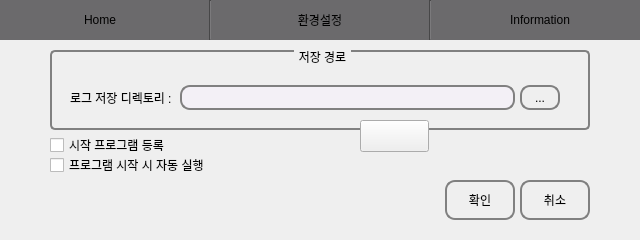
<?xml version="1.0" encoding="UTF-8"?>
<ui version="4.0">
 <class>MainWindow</class>
 <widget class="QMainWindow" name="MainWindow">
  <property name="geometry">
   <rect>
    <x>0</x>
    <y>0</y>
    <width>640</width>
    <height>240</height>
   </rect>
  </property>
  <property name="minimumSize">
   <size>
    <width>640</width>
    <height>240</height>
   </size>
  </property>
  <property name="maximumSize">
   <size>
    <width>640</width>
    <height>240</height>
   </size>
  </property>
  <property name="windowTitle">
   <string>FarmLogAgent</string>
  </property>
  <widget class="QWidget" name="centralwidget">
   <widget class="QPushButton" name="btn_home_">
    <property name="geometry">
     <rect>
      <x>0</x>
      <y>0</y>
      <width>200</width>
      <height>40</height>
     </rect>
    </property>
    <property name="sizePolicy">
     <sizepolicy hsizetype="Fixed" vsizetype="Fixed">
      <horstretch>0</horstretch>
      <verstretch>0</verstretch>
     </sizepolicy>
    </property>
    <property name="styleSheet">
     <string notr="true">QPushButton#btn_home_ {
    border: 0px;
	background-color: rgb(107, 106, 108);
}

QPushButton#btn_home_:hover {
    background-color: rgb(130, 130, 130)
}

QPushButton#btn_home_:pressed {
    background-color: rgb(169, 167, 171);
}</string>
    </property>
    <property name="text">
     <string>Home</string>
    </property>
   </widget>
   <widget class="QPushButton" name="btn_path_">
    <property name="geometry">
     <rect>
      <x>220</x>
      <y>0</y>
      <width>200</width>
      <height>40</height>
     </rect>
    </property>
    <property name="sizePolicy">
     <sizepolicy hsizetype="Fixed" vsizetype="Fixed">
      <horstretch>0</horstretch>
      <verstretch>0</verstretch>
     </sizepolicy>
    </property>
    <property name="styleSheet">
     <string notr="true">QPushButton#btn_path_ {
    border: 0px;
	background-color: rgb(107, 106, 108);
}

QPushButton#btn_path_:hover {
   background-color: rgb(130, 130, 130)
}

QPushButton#btn_path_:pressed {
    background-color: rgb(169, 167, 171);
}</string>
    </property>
    <property name="text">
     <string>환경설정</string>
    </property>
   </widget>
   <widget class="QLabel" name="lbl_image_">
    <property name="enabled">
     <bool>true</bool>
    </property>
    <property name="geometry">
     <rect>
      <x>0</x>
      <y>40</y>
      <width>640</width>
      <height>173</height>
     </rect>
    </property>
    <property name="minimumSize">
     <size>
      <width>640</width>
      <height>173</height>
     </size>
    </property>
    <property name="maximumSize">
     <size>
      <width>640</width>
      <height>173</height>
     </size>
    </property>
    <property name="lineWidth">
     <number>0</number>
    </property>
    <property name="text">
     <string/>
    </property>
   </widget>
   <widget class="QGroupBox" name="grp_path_">
    <property name="geometry">
     <rect>
      <x>50</x>
      <y>50</y>
      <width>540</width>
      <height>80</height>
     </rect>
    </property>
    <property name="sizePolicy">
     <sizepolicy hsizetype="Fixed" vsizetype="Fixed">
      <horstretch>0</horstretch>
      <verstretch>0</verstretch>
     </sizepolicy>
    </property>
    <property name="styleSheet">
     <string notr="true">QGroupBox {
    border: 2px solid gray;
    border-radius: 5px;
    margin-top: 1ex; /* leave space at the top for the title */
}

QGroupBox::title {
    subcontrol-origin: margin;
    subcontrol-position: top center; /* position at the top center */
    padding: 0 3px;
}</string>
    </property>
    <property name="title">
     <string>저장 경로</string>
    </property>
    <property name="flat">
     <bool>true</bool>
    </property>
    <property name="checkable">
     <bool>false</bool>
    </property>
    <widget class="QLabel" name="lbl_path_">
     <property name="geometry">
      <rect>
       <x>20</x>
       <y>35</y>
       <width>105</width>
       <height>25</height>
      </rect>
     </property>
     <property name="sizePolicy">
      <sizepolicy hsizetype="Fixed" vsizetype="Fixed">
       <horstretch>0</horstretch>
       <verstretch>0</verstretch>
      </sizepolicy>
     </property>
     <property name="text">
      <string>로그 저장 디렉토리 :</string>
     </property>
    </widget>
    <widget class="QLineEdit" name="ed_path_">
     <property name="enabled">
      <bool>true</bool>
     </property>
     <property name="geometry">
      <rect>
       <x>130</x>
       <y>35</y>
       <width>335</width>
       <height>25</height>
      </rect>
     </property>
     <property name="sizePolicy">
      <sizepolicy hsizetype="Fixed" vsizetype="Fixed">
       <horstretch>0</horstretch>
       <verstretch>0</verstretch>
      </sizepolicy>
     </property>
     <property name="font">
      <font>
       <italic>true</italic>
      </font>
     </property>
     <property name="styleSheet">
      <string notr="true">border: 2px solid gray;
border-radius: 10px;
color: black;
background-color: rgb(243, 240, 246)
</string>
     </property>
     <property name="readOnly">
      <bool>true</bool>
     </property>
    </widget>
    <widget class="QToolButton" name="btn_dot_">
     <property name="geometry">
      <rect>
       <x>470</x>
       <y>35</y>
       <width>40</width>
       <height>25</height>
      </rect>
     </property>
     <property name="styleSheet">
      <string notr="true">QToolButton#btn_dot_ {
    border: 2px solid gray;
    border-radius: 10px;
}

QToolButton#btn_dot_:hover {
    border: 2px solid gray;
    border-radius: 10px;
    background-color: rgb(107, 106, 108);
}

QToolButton#btn_dot_:pressed {
    border: 2px solid gray;
    border-radius: 10px;
    background-color: rgb(169, 167, 171);
}</string>
     </property>
     <property name="text">
      <string>...</string>
     </property>
    </widget>
   </widget>
   <widget class="QPushButton" name="btn_cancle_">
    <property name="geometry">
     <rect>
      <x>520</x>
      <y>180</y>
      <width>70</width>
      <height>40</height>
     </rect>
    </property>
    <property name="sizePolicy">
     <sizepolicy hsizetype="Fixed" vsizetype="Fixed">
      <horstretch>0</horstretch>
      <verstretch>0</verstretch>
     </sizepolicy>
    </property>
    <property name="styleSheet">
     <string notr="true">QPushButton#btn_cancle_ {
    border: 2px solid gray;
    border-radius: 10px;
}

QPushButton#btn_cancle_:hover {
    border: 2px solid gray;
    border-radius: 10px;
    background-color: rgb(107, 106, 108);
}

QPushButton#btn_cancle_:pressed {
    border: 2px solid gray;
    border-radius: 10px;
    background-color: rgb(169, 167, 171);
}</string>
    </property>
    <property name="text">
     <string>취소</string>
    </property>
   </widget>
   <widget class="QPushButton" name="btn_ok_">
    <property name="geometry">
     <rect>
      <x>445</x>
      <y>180</y>
      <width>70</width>
      <height>40</height>
     </rect>
    </property>
    <property name="sizePolicy">
     <sizepolicy hsizetype="Fixed" vsizetype="Fixed">
      <horstretch>0</horstretch>
      <verstretch>0</verstretch>
     </sizepolicy>
    </property>
    <property name="styleSheet">
     <string notr="true">QPushButton#btn_ok_ {
    border: 2px solid gray;
    border-radius: 10px;
}

QPushButton#btn_ok_:hover {
    border: 2px solid gray;
    border-radius: 10px;
    background-color: rgb(107, 106, 108);
}

QPushButton#btn_ok_:pressed {
    border: 2px solid gray;
    border-radius: 10px;
    background-color: rgb(169, 167, 171);
}</string>
    </property>
    <property name="text">
     <string>확인</string>
    </property>
   </widget>
   <widget class="QPushButton" name="btn_info_">
    <property name="geometry">
     <rect>
      <x>440</x>
      <y>0</y>
      <width>200</width>
      <height>40</height>
     </rect>
    </property>
    <property name="sizePolicy">
     <sizepolicy hsizetype="Fixed" vsizetype="Fixed">
      <horstretch>0</horstretch>
      <verstretch>0</verstretch>
     </sizepolicy>
    </property>
    <property name="styleSheet">
     <string notr="true">QPushButton#btn_info_ {
    border: 0px;
	background-color: rgb(107, 106, 108);
}

QPushButton#btn_info_:hover {
    background-color: rgb(130, 130, 130)
}

QPushButton#btn_info_:pressed {
    background-color: rgb(169, 167, 171);
}</string>
    </property>
    <property name="text">
     <string>Information</string>
    </property>
   </widget>
   <widget class="Line" name="line">
    <property name="geometry">
     <rect>
      <x>195</x>
      <y>0</y>
      <width>31</width>
      <height>40</height>
     </rect>
    </property>
    <property name="sizePolicy">
     <sizepolicy hsizetype="Fixed" vsizetype="Fixed">
      <horstretch>0</horstretch>
      <verstretch>0</verstretch>
     </sizepolicy>
    </property>
    <property name="styleSheet">
     <string notr="true">background-color: rgb(107, 106, 108);</string>
    </property>
    <property name="orientation">
     <enum>Qt::Vertical</enum>
    </property>
   </widget>
   <widget class="Line" name="line_2">
    <property name="geometry">
     <rect>
      <x>415</x>
      <y>0</y>
      <width>31</width>
      <height>40</height>
     </rect>
    </property>
    <property name="sizePolicy">
     <sizepolicy hsizetype="Fixed" vsizetype="Fixed">
      <horstretch>0</horstretch>
      <verstretch>0</verstretch>
     </sizepolicy>
    </property>
    <property name="styleSheet">
     <string notr="true">background-color: rgb(107, 106, 108);</string>
    </property>
    <property name="orientation">
     <enum>Qt::Vertical</enum>
    </property>
   </widget>
   <widget class="QPushButton" name="btn_on_off_">
    <property name="geometry">
     <rect>
      <x>360</x>
      <y>120</y>
      <width>69</width>
      <height>32</height>
     </rect>
    </property>
    <property name="sizePolicy">
     <sizepolicy hsizetype="Fixed" vsizetype="Fixed">
      <horstretch>0</horstretch>
      <verstretch>0</verstretch>
     </sizepolicy>
    </property>
    <property name="styleSheet">
     <string notr="true"/>
    </property>
    <property name="text">
     <string/>
    </property>
    <property name="icon">
     <iconset resource="farm_resource.qrc">
      <normaloff>:/imgs/imgs/btn_off.png</normaloff>
      <normalon>:/imgs/imgs/btn_on.png</normalon>
      <disabledoff>:/imgs/imgs/btn_off.png</disabledoff>
      <disabledon>:/imgs/imgs/btn_on.png</disabledon>
      <activeoff>:/imgs/imgs/btn_off.png</activeoff>
      <activeon>:/imgs/imgs/btn_on.png</activeon>
      <selectedoff>:/imgs/imgs/btn_off.png</selectedoff>
      <selectedon>:/imgs/imgs/btn_on.png</selectedon>:/imgs/imgs/btn_off.png</iconset>
    </property>
    <property name="iconSize">
     <size>
      <width>69</width>
      <height>32</height>
     </size>
    </property>
    <property name="checkable">
     <bool>true</bool>
    </property>
   </widget>
   <widget class="QCheckBox" name="chk_start_">
    <property name="geometry">
     <rect>
      <x>50</x>
      <y>135</y>
      <width>130</width>
      <height>20</height>
     </rect>
    </property>
    <property name="sizePolicy">
     <sizepolicy hsizetype="Fixed" vsizetype="Fixed">
      <horstretch>0</horstretch>
      <verstretch>0</verstretch>
     </sizepolicy>
    </property>
    <property name="text">
     <string>시작 프로그램 등록</string>
    </property>
   </widget>
   <widget class="QCheckBox" name="chk_auto_start_">
    <property name="geometry">
     <rect>
      <x>50</x>
      <y>155</y>
      <width>170</width>
      <height>20</height>
     </rect>
    </property>
    <property name="sizePolicy">
     <sizepolicy hsizetype="Fixed" vsizetype="Fixed">
      <horstretch>0</horstretch>
      <verstretch>0</verstretch>
     </sizepolicy>
    </property>
    <property name="text">
     <string>프로그램 시작 시 자동 실행</string>
    </property>
   </widget>
  </widget>
 </widget>
 <resources>
  <include location="farm_resource.qrc"/>
 </resources>
 <connections/>
</ui>
